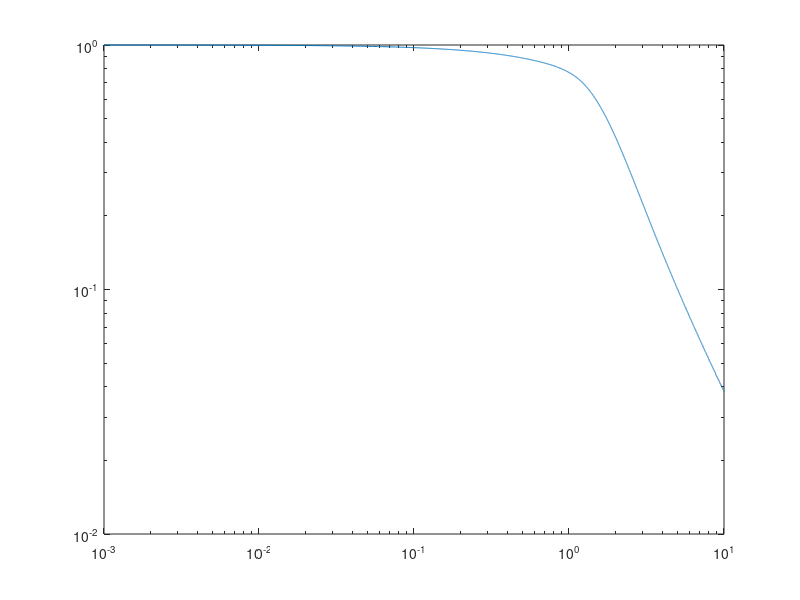

This figure's MATLAB source:
A=zeros(1,10001)
for K=0:0.001:10

zB = 1 + 1/2*log(1 + pi*K^2/1024*(log(3125*pi*K^2/1024))^5);
A(int16(K*1000+1)) = 2/(zB*K)*(1-exp(-1/2*zB*K));

end

loglog(0:0.001:10,A)